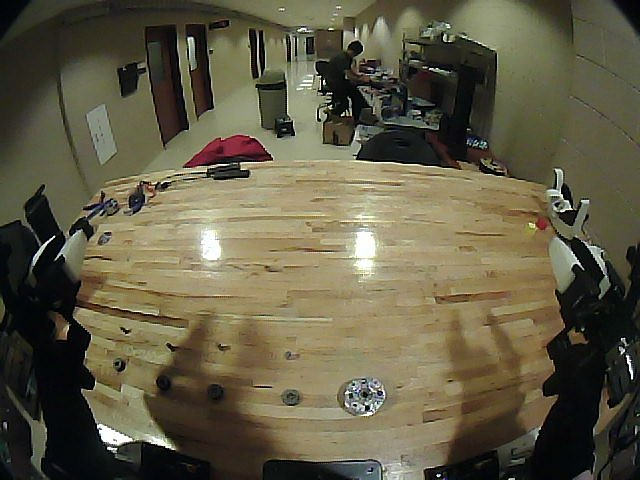
#> input picture app/web/reference/gear-pin-overhead.jpg, 640 x 480 px; its folder holds only this picture in this run
$ python -i carrier_aux_holes.py   (imports and definitions only)
#> lines starting #> are read from the running program, lines starting #| are printed output that depends on the picture; after the words box and inside, x2 and y2 are one past the last pixel; in counts of white or black regions, pixels touching at a corner belong together
"""RGB evidence for auxiliary carrier landmarks, never insertion targets.

Coordinates are native image pixels. Optional face_homography maps face XY in
metres to pixels. Approximate photo profile dimensions are hypotheses;
raised boss observations must never be used as coplanar metric correspondences.
"""
import cv2
import numpy as np


# [33 lines left out: function refine_aperture, not called in this run]


def _project(H,points):
    return cv2.perspectiveTransform(np.asarray(points,np.float32)[None],np.asarray(H,float))[0]


# [42 lines left out: function detect_aux_holes, not called in this run]


def globalcentralbearingcandidates(gray):
    """Global concentric resolved ellipse evidence; no face ROI assumptions."""
    gray=np.asarray(gray);smooth=cv2.GaussianBlur(gray,(3,3),.6)
    contours,_=cv2.findContours(cv2.Canny(smooth,22,65),cv2.RETR_LIST,cv2.CHAIN_APPROX_NONE);ellipses=[]
    for contour in contours:
        if len(contour)<28:continue
        (x,y),(a,b),angle=cv2.fitEllipse(contour);r=np.sqrt(a*b)/2
        if not 6<r<32 or min(a,b)/max(a,b)<.6:continue
        # An open arc can fit an arbitrary circle: require broad angular support.
        pts=contour[:,0,:].astype(float)-[x,y];angular=np.mod(np.arctan2(pts[:,1],pts[:,0]),2*np.pi);bins=np.unique((angular/(2*np.pi)*16).astype(int))
        if len(bins)<13:continue
        ellipses.append(dict(center=np.array([x,y]),radius=float(r),axes=[a,b]))
    results=[]
    for e in ellipses:
        cluster=[q for q in ellipses if np.linalg.norm(e['center']-q['center'])<3.5]
        radii=sorted(q['radius'] for q in cluster);distinct=[]
        for r in radii:
            if not distinct or r-distinct[-1]>1.5:distinct.append(r)
        if len(distinct)<2 or max(distinct)<12:continue
        center=np.mean([q['center'] for q in cluster],axis=0);x,y=np.round(center).astype(int);r=max(distinct)
        if min(x,y)<r+2 or x+r+2>=gray.shape[1] or y+r+2>=gray.shape[0]:continue
        yy,xx=np.ogrid[:gray.shape[0],:gray.shape[1]];d=np.hypot(xx-center[0],yy-center[1]);core=gray[d<min(distinct)*.5];ring=gray[(d>r*.75)&(d<r*1.15)]
        contrast=float(np.percentile(ring,75)-np.median(core))
        if contrast<12:continue
        result=dict(center=center.tolist(),radius=float(r),concentric_support=len(distinct),confidence=float(min(1,.3+len(distinct)*.12+contrast/300)),contrast=contrast,observed=True,type='central_bearing',insertion_target=False)
        if any(np.linalg.norm(np.array(o['center'])-center)<6 for o in results):continue
        results.append(result)
    return sorted(results,key=lambda q:q['confidence'],reverse=True)

# Conventional snake-case alias for integrations.
global_central_bearing_candidates=globalcentralbearingcandidates

>>> import cv2
>>> picture = cv2.imread('web/reference/gear-pin-overhead.jpg', cv2.IMREAD_GRAYSCALE)
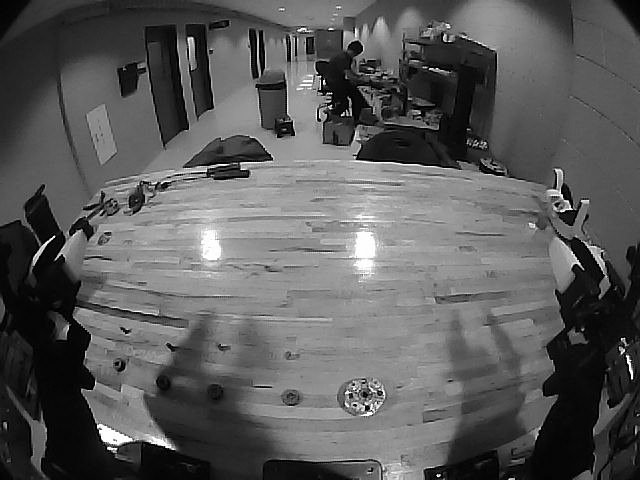
#> picture: shape (480, 640); min 0, max 255, mean 90.7
>>> result = globalcentralbearingcandidates(picture)
#> in globalcentralbearingcandidates, `contours, _ = cv2.findContours(cv2.Canny(smooth, 22, 65), cv2.RETR_LIS`: contours = 1925 contours, 1772 with area under 20; largest, box (x1, y1, x2, y2) and area: (140, 24, 189, 151) 3446, (144, 24, 189, 149) 3416, (295, 376, 386, 419) 1119, (120, 134, 316, 217) 953, (337, 378, 373, 417) 942
#> the loop in globalcentralbearingcandidates, `for contour in contours:` made 1925 passes
#> (x, y, a, b, angle, r) on passes 22, 29, 33: (120.8, 476.8, 2.74, 13.7, 72.95, 3.06), (578.9, 478.8, 8.67, 28.04, 54.59, 7.8), (400.9, 473.1, 9.02, 20.02, 77.58, 6.72)
#> after the loop in globalcentralbearingcandidates, `for contour in contours:`: ellipses = 13 items
#> the loop in globalcentralbearingcandidates, `for e in ellipses:` made 13 passes
#> radii on passes 1 to 12: [7.78], [13.09], [17.44], [9.58], [8.14, 8.67], [8.14, 8.67], [13.36], [20.15], [7.77, 9.61], [15.16], [7.77, 9.61], [10.14]
#> after the loop in globalcentralbearingcandidates, `for e in ellipses:`: results = []
#> result = []
